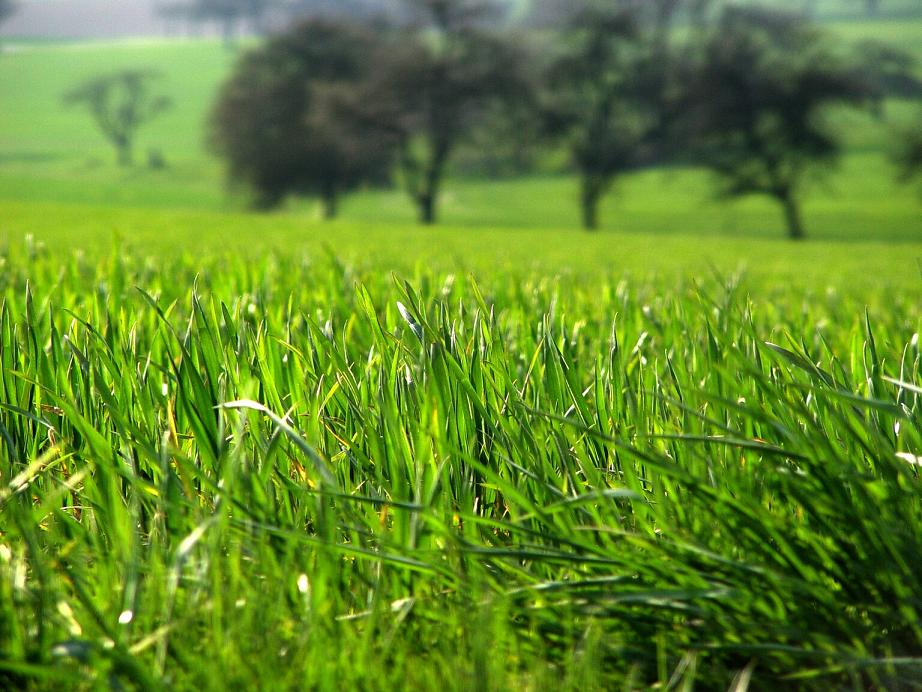
#> input picture Practica Aula/Cespet.jpg, 922 x 692 px
$ jupyter execute Practica.ipynb   (older library calls are emulated)
#> lines starting #> are read from the running program, lines starting #| are printed output that depends on the picture
Laplaciano

[cell 1]
import cv2
import matplotlib.pyplot as plt

img = cv2.imread('Cespet.jpg', cv2.IMREAD_GRAYSCALE)
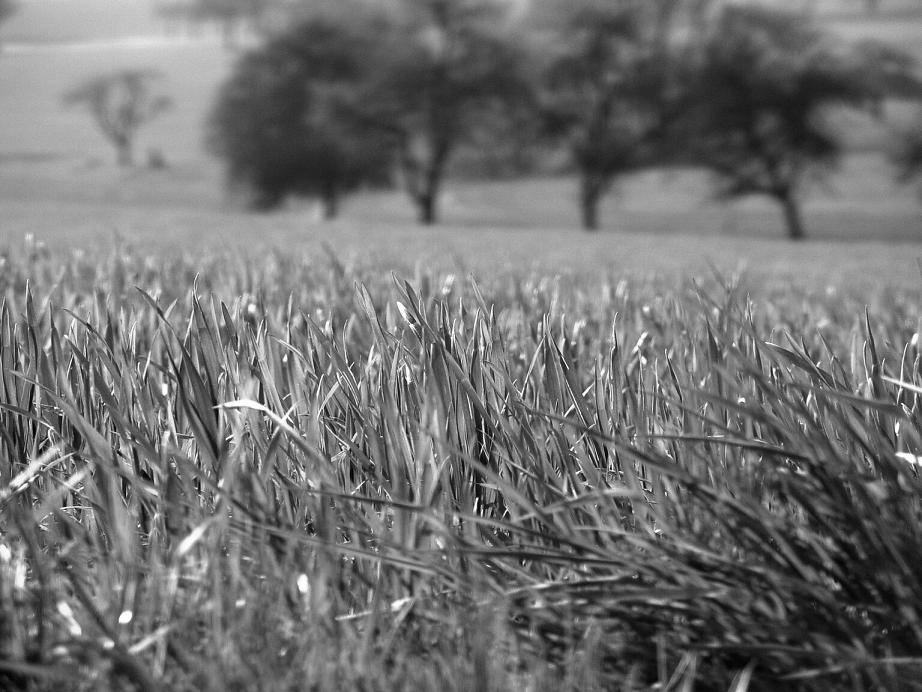
#> img: shape (692, 922); min 0, max 255, mean 112.5

laplaciano = cv2.Laplacian(img, cv2.CV_64F)
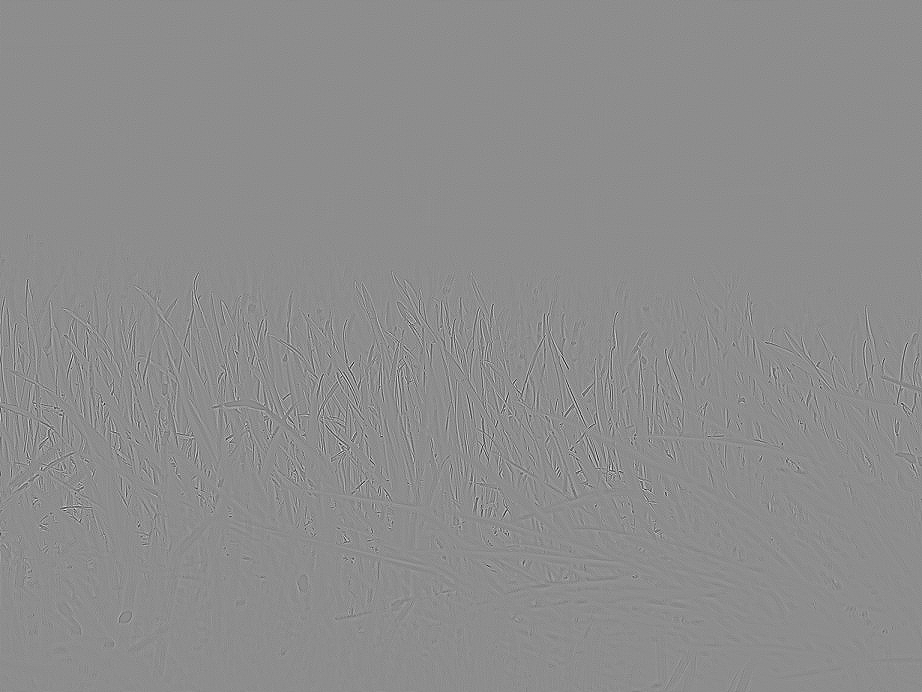
#> laplaciano: shape (692, 922) float64; min -512, max 412, mean 0; drawn with min black and max white

laplaciano_visible = cv2.convertScaleAbs(laplaciano)
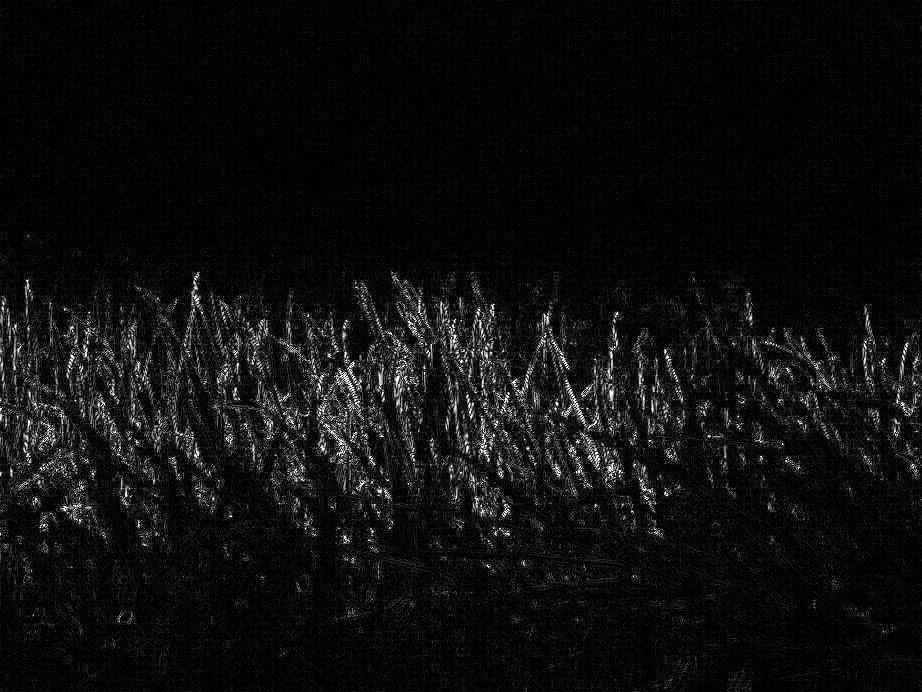
#> laplaciano_visible: shape (692, 922); min 0, max 255, mean 14.5

plt.figure(figsize=(10, 4))
plt.subplot(1, 2, 1)
plt.title("Original")
plt.imshow(img, cmap='gray')
plt.axis('off')

plt.subplot(1, 2, 2)
plt.title("Laplaciano (Visible)")
plt.imshow(laplaciano_visible, cmap='gray')
plt.axis('off')
plt.show()
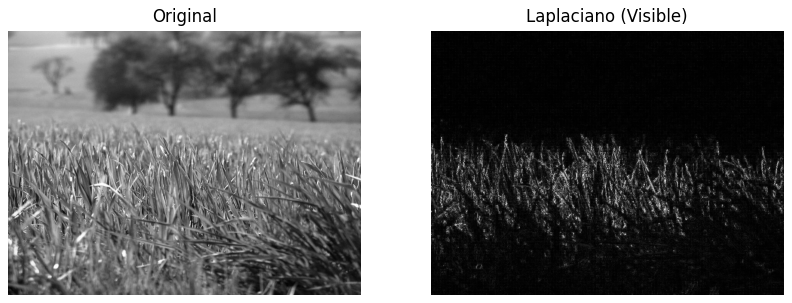
#> figure drawn by matplotlib, 2 panels

Laplaciano del Gaussiano

[cell 2]
import cv2
import numpy as np
import matplotlib.pyplot as plt

img = cv2.imread("Cespet.jpg", cv2.IMREAD_GRAYSCALE)

gauss = cv2.GaussianBlur(img, (5, 5), 0)

laplaciano = cv2.Laplacian(gauss, cv2.CV_64F)

laplaciano_visible = cv2.convertScaleAbs(laplaciano)
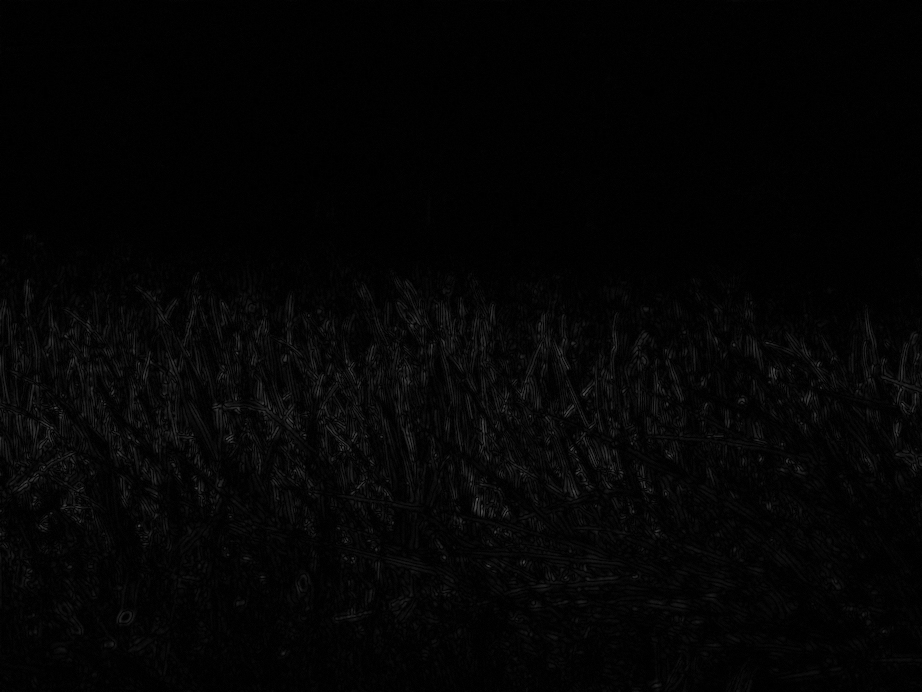
#> laplaciano_visible: shape (692, 922); min 0, max 80, mean 4.3


plt.figure(figsize=(12, 4))
plt.subplot(1, 3, 1)
plt.title("Original")
plt.imshow(img, cmap='gray')
plt.axis('off')

plt.subplot(1, 3, 2)
plt.title("Gaussiana")
plt.imshow(gauss, cmap='gray')
plt.axis('off')

plt.subplot(1, 3, 3)
plt.title("LoG (Visible)")
plt.imshow(laplaciano_visible, cmap='gray')
plt.axis('off')

plt.show()

$ run again, with Practica Aula/Ciudad.jpg copied over Practica Aula/Cespet.jpg
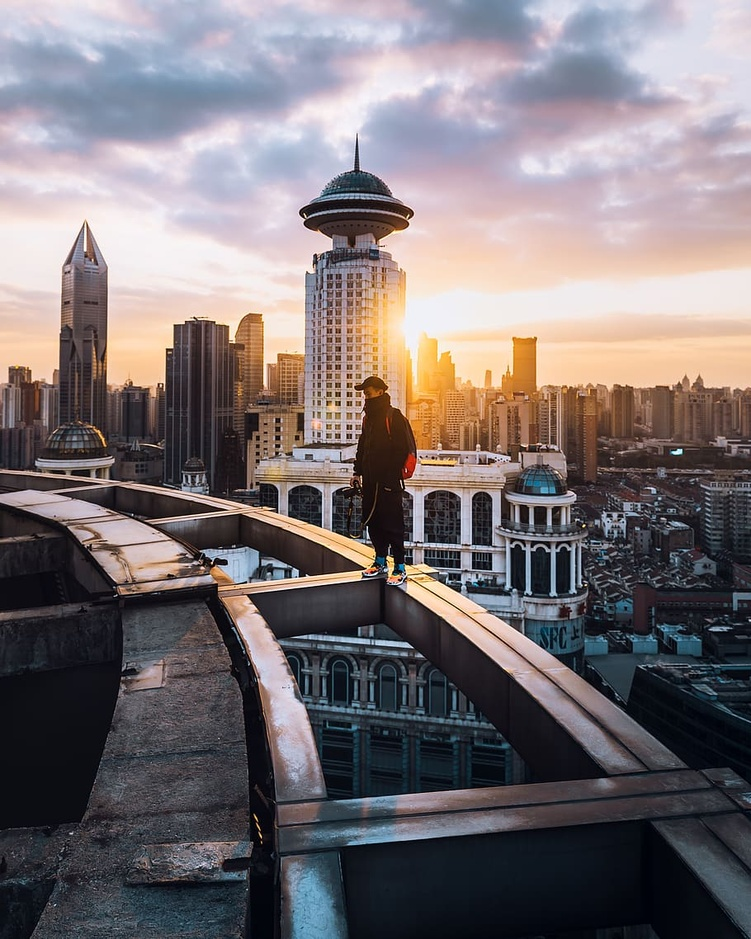
#> input picture Practica Aula/Ciudad.jpg, 751 x 939 px, shrunk from 910 x 1138 before the run
#> `laplaciano = cv2.Laplacian(img, cv2.CV_64F)`:
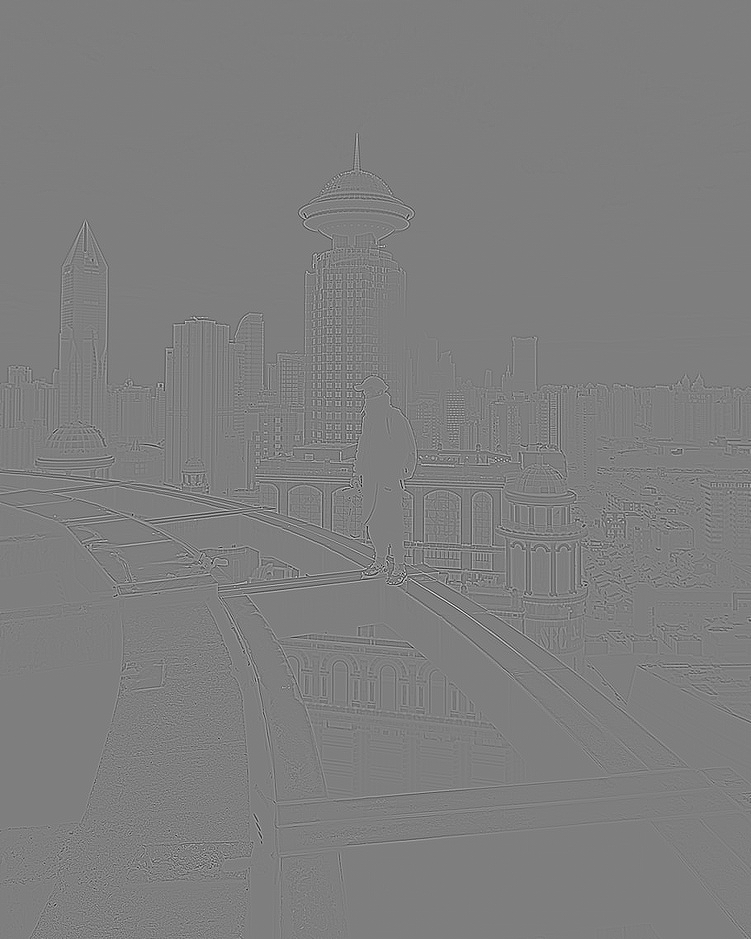
#> laplaciano: shape (939, 751) float64; min -499, max 505, mean 0; drawn with min black and max white
#> `laplaciano_visible = cv2.convertScaleAbs(laplaciano)`:
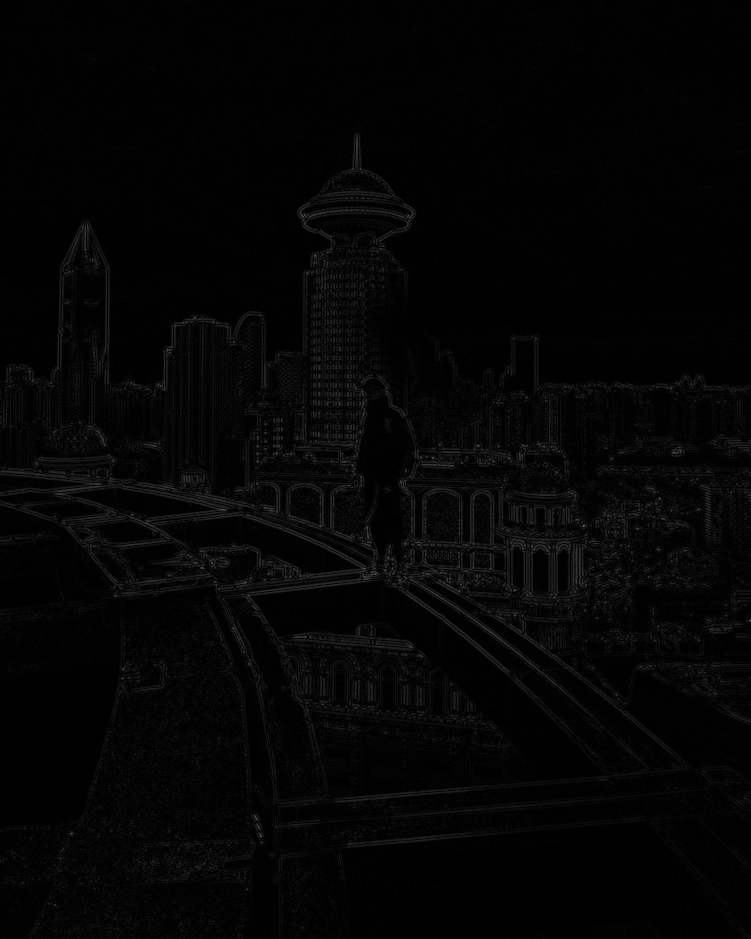
#> laplaciano_visible: shape (939, 751); min 0, max 92, mean 4.4
